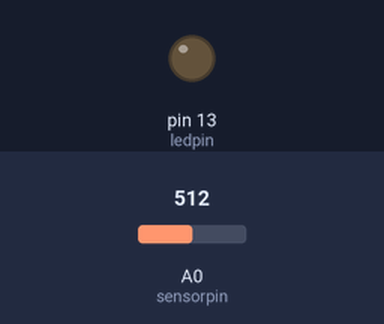
Bench run of a sketch on a simulated Arduino Uno, built with avr-gcc and run on an emulated ATmega328P. Shown: output pins drawn as LEDs (lit = HIGH). The inputs (shaded band) are chosen by the test bench; at power-on: A0 (sensorpin) = 512.

Above: at 1.2 s.
1.3 s: A0 (sensorpin) set to 315
2.8 s: A0 (sensorpin) set to 293
At 3.3 s:
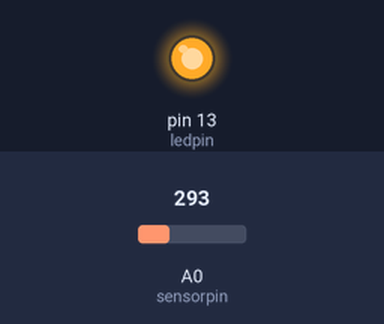
4.3 s: A0 (sensorpin) set to 306
At 5.5 s:
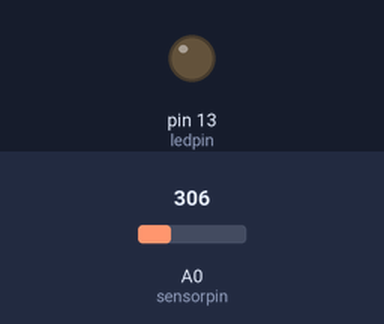
5.8 s: A0 (sensorpin) set to 290
At 6.8 s:
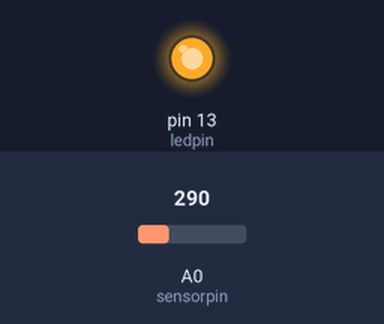
Timing chart, 0 to 8.3 s (numbered marks = the images above; inputs shaded):
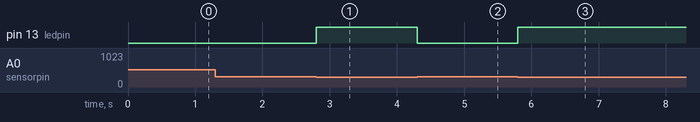

Measured:
- the behaviour switches between 301 and 300 on A0 (sensorpin) (found by bisection; images 0 and 1)
- after the input at 1.3 s, every drawn part: stays the same
- after the input at 2.8 s, pin 13 (ledpin): LOW → HIGH at once
- after the input at 4.3 s, pin 13 (ledpin): HIGH → LOW at once
- after the input at 5.8 s, pin 13 (ledpin): LOW → HIGH at once

The sketch:

jackolantern_epics.ino
```cpp
const int ledpin = 13;
const int sensorpin = A0;

void setup() {
  // put your setup code here, to run once:
pinMode(ledpin, OUTPUT);
pinMode(sensorpin, INPUT);
}

void loop() {
  // put your main code here, to run repeatedly:
int brightness = analogRead(sensorpin);

if (brightness <=300) {

digitalWrite(ledpin, HIGH);

}

else {

digitalWrite(ledpin, LOW);

}
}
```
